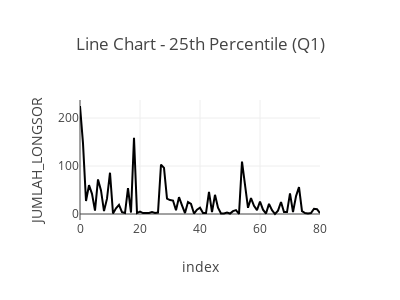

Notebook cell for this chart:
### Code cell
# Create line chart for each quartile
fig_q1 = px.line(df, x=df.index, y=selected_column, title="Line Chart - 25th Percentile (Q1)")
fig_q1.update_layout(height=300, width=400)  # Adjust the size
fig_q1.show()



# Print quartile information
print(f"- 0.25% Percentile (Q1): {quartiles[0.25]}")

### Figure 1 — Plotly figure (JSON) as saved in the notebook; plotly's stock layout.template omitted (floating-point values rounded to 4 significant figures)
{"data": [{"hovertemplate": "index=%{x}<br>JUMLAH_LONGSOR=%{y}<extra></extra>", "legendgroup": "", "line": {"color": "#000001", "dash": "solid"}, "marker": {"symbol": "circle"}, "mode": "lines", "name": "", "orientation": "v", "showlegend": false, "type": "scatter", "x": [0, 1, 2, 3, 4, 5, 6, 7, 8, 9, 10, 11, 12, 13, 14, 15, 16, 17, 18, 19, 20, 21, 22, 23, 24, 25, 26, 27, 28, 29, 30, 31, 32, 33, 34, 35, 36, 37, 38, 39, 40, 41, 42, 43, 44, 45, 46, 47, 48, 49, 50, 51, 52, 53, 54, 55, 56, 57, 58, 59, 60, 61, 62, 63, 64, 65, 66, 67, 68, 69, 70, 71, 72, 73, 74, 75, 76, 77, 78, 79, 80], "xaxis": "x", "y": [225, 147, 27, 60, 42, 7, 72, 49, 6, 32, 86, 1, 12, 19, 4, 2, 54, 3, 159, 2, 5, 2, 2, 2, 4, 2, 3, 103, 96, 32, 29, 28, 8, 35, 18, 2, 25, 21, 1, 9, 13, 2, 2, 46, 4, 40, 13, 1, 1, 3, 1, 6, 8, 0, 109, 56, 13, 33, 17, 8, 26, 9, 1, 21, 8, 0, 7, 25, 4, 4, 43, 4, 37, 56, 6, 2, 1, 2, 11, 10, 2], "yaxis": "y"}], "layout": {"height": 300, "legend": {"tracegroupgap": 0}, "title": {"text": "Line Chart - 25th Percentile (Q1)"}, "width": 400, "xaxis": {"anchor": "y", "domain": [0, 1], "title": {"text": "index"}}, "yaxis": {"anchor": "x", "domain": [0, 1], "title": {"text": "JUMLAH_LONGSOR"}}}}
